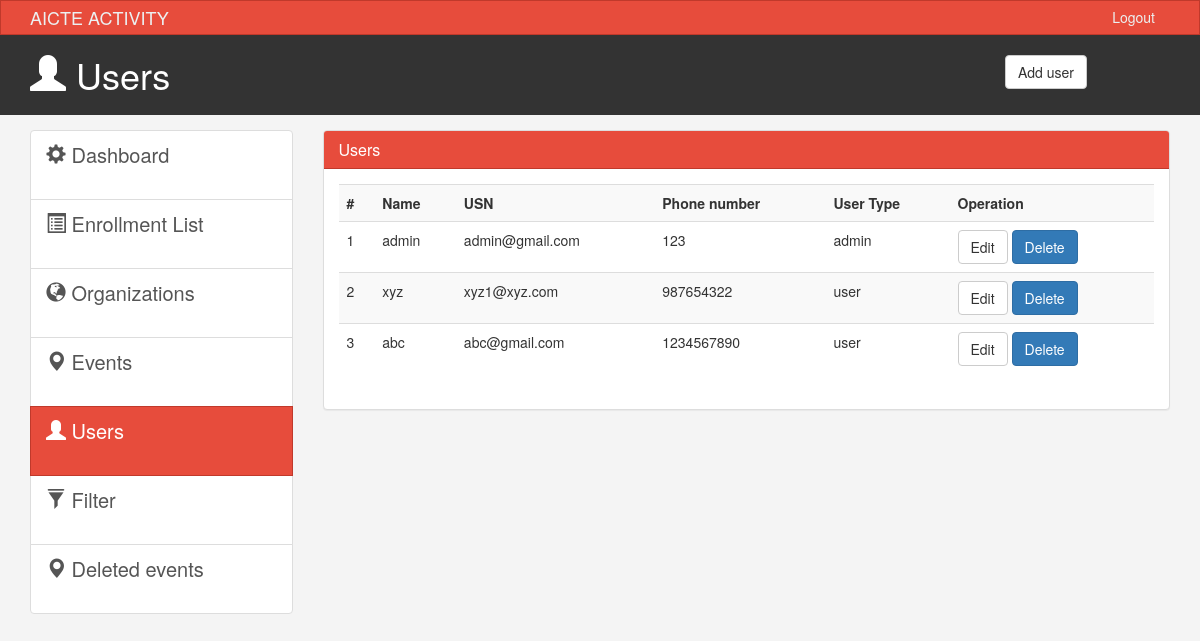
/admin/users.php, run on the app's committed database.
### tables this page shows
CREATE TABLE `user` (
  `id` int(1) NOT NULL,
  `name` text NOT NULL,
  `usn` varchar(20) NOT NULL,
  `phone_number` int(10) NOT NULL,
  `password` varchar(30) NOT NULL,
  `usertype` varchar(10) NOT NULL,
  `dt` date NOT NULL
);

### admin/users.php (the view, shortened to what this page needs)
<!DOCTYPE html>
<html lang="en">
  <head>
    <link href="css/bootstrap.min.css?v=<?php echo time(); ?>" rel="stylesheet">
    <link href="css/style.css?v=<?php echo time(); ?>" rel="stylesheet">
  </head>
  <body>
    <nav class="navbar navbar-default">
      <div class="container">
        <div class="navbar-header">
          <a class="navbar-brand" href="#">AICTE ACTIVITY</a>
        </div>
        <div id="navbar" class="collapse navbar-collapse">
          <ul class="nav navbar-nav navbar-right">
             <li><a href="../login.php">Logout</a></li>
          </ul>
        </div>
      </div>
    </nav>
    <header id="header">
      <div class="container">
        <div class="row">
          <div class="col-md-10">
            <h1><span class="glyphicon glyphicon-user" aria-hidden="true"></span> Users</h1>
          </div>
          <div class="col-md-2">
            <div class="dropdown create">
              <button class="btn btn-default" type="button" data-toggle="modal" data-target="#addPage" >
                Add user</button>
            </div>
          </div>
        </div>
      </div>
    </header>
    <section id="main">
      <div class="container">
        <div class="row">
          <div class="col-md-3">
            <div class="list-group">
              <a href="index.php" class="list-group-item">
                <span class="glyphicon glyphicon-cog" aria-hidden="true"></span> Dashboard
              </a>
              <a href="bookings_list.php" class="list-group-item"><span class="glyphicon glyphicon-list-alt" aria-hidden="true"></span> Enrollment List </a>
              <a href="organizations.php" class="list-group-item"><span class="glyphicon glyphicon-globe" aria-hidden="true"></span> Organizations </a>
              <a href="events.php" class="list-group-item"><span class="glyphicon glyphicon-map-marker" aria-hidden="true"></span> Events </a>
              <a href="users.php" class="list-group-item active main-color-bg"><span class="glyphicon glyphicon-user" aria-hidden="true"></span> Users </a>
              <a href="filter.php" class="list-group-item"><span class="glyphicon glyphicon-filter" aria-hidden="true"></span> Filter </a>
              <a href="event_logs.php" class="list-group-item"><span class="glyphicon glyphicon-map-marker" aria-hidden="true"></span> Deleted events </a>
</div>
          </div>
          <div class="col-md-9">
            <div class="panel panel-default">
              <div class="panel-heading main-color-bg">
                <h3 class="panel-title">Users</h3>
              </div>
              <div class="panel-body">
                <table class="table table-striped table-hover">
                      <tr>
                        <th>#</th>
                        <th>Name</th>
                        <th>USN</th>
                        <th>Phone number</th>
                        <th>User Type</th>
                        <th>Operation</th>
                      </tr>
                      <?php  include('../connection.php'); ?>
                     <?php
                      $sql="SELECT * from `user`;";
                       $res = mysqli_query ($data, $sql);
                       $i=1;
                       while($row = mysqli_fetch_array($res)){
                        echo "<tr>";
                        echo "<td>"; echo $i++; echo" </td>";
                        echo "<td>"; echo $row["name"]; echo" </td>";
                        echo "<td>"; echo $row["usn"]; echo" </td>";
                        echo "<td>"; echo $row["phone_number"]; echo" </td>";
                        echo "<td>"; echo $row["usertype"]; echo" </td>";
                        $id =  $row["id"];
                        echo "<td>"; echo "<a class='btn btn-default' href='edit_user.php?id= $id'>Edit</a> <a class='btn btn-primary' href='delete_user.php?id= $id'>Delete</a>"; echo" </td>";
                        echo "</tr>";
                       }
                      ?>
                   </table>
              </div>
              </div>
          </div>
        </div>
      </div>
    </section>
  </body>
</html>

### admin/css/style.css (style rules this page uses)
body { background:#f4f4f4; }
.navbar { min-height: 33px !important; margin-bottom:0; border-radius:0; }
.navbar-nav > li > a, .navbar-brand { padding-top:6px !important; padding-bottom:0 !important; height: 33px; }
.navbar-default { background-color: #e74c3c; border-color: #c0392b; }
.navbar-default .navbar-brand { color: #ecf0f1; }
.navbar-default .navbar-nav > li > a { color: #ecf0f1; }
.navbar-default .navbar-collapse, .navbar-default .navbar-form { border-color: #ecf0f1; }
.main-color-bg { background-color: #e74c3c !important; border-color: #c0392b !important; color:#ffffff !important; }
#header { background:#333333; color:#ffffff; padding-bottom: 10px; margin-bottom: 15px; }
#header .create { padding-top: 20px; }
.list-group { height: 400px !important; }
a.list-group-item { font-size: 20px !important; }
.list-group-item { height: 70px !important; }

### data on the page
user: name "admin", usn "admin@gmail.com", phone_number "123", usertype "admin"
user: name "xyz", usn "xyz1@xyz.com", phone_number "987654322", usertype "user"
user: name "abc", usn "abc@gmail.com", phone_number "1234567890", usertype "user"
